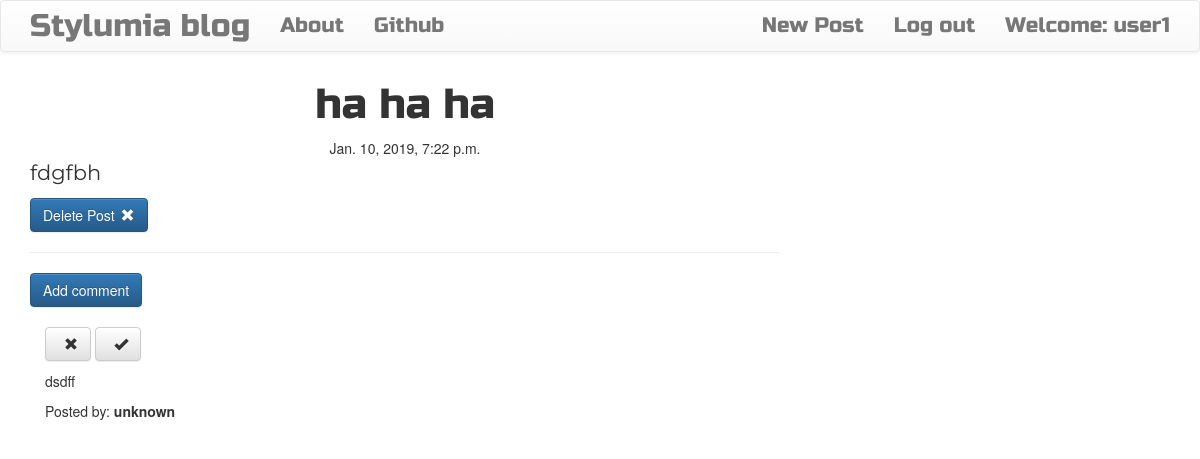
/post/9/ (signed in), run on the app's committed database.
### blog/models.py (models this page shows, shortened)
class Post(models.Model):
    author = models.ForeignKey('auth.User',  on_delete = models.CASCADE)
    title = models.CharField(max_length = 150)
    text = models.TextField()
    create_date = models.DateTimeField(default = timezone.now)
    published_date = models.DateTimeField(blank = True , null = True)

class Comment(models.Model):
    post = models.ForeignKey('blog.post' , related_name = 'comments' ,  on_delete=models.CASCADE,)
    author = models.CharField(max_length = 150)
    text = models.TextField()
    create_date = models.DateTimeField(default = timezone.now())
    approved_comment = models.BooleanField(default = False)

### blog/views.py (the view)
# urls.py: url(r'^post/(?P<pk>\d+)/$' , views.PostDetailView.as_view() , name = 'post_detail'),
class PostDetailView(DetailView):
    fields = '__all__'
    model = Post

### blog/templates/blog/post_detail.html (shortened to what this page needs)
{% extends 'blog/base.html' %}
{% load staticfiles %}
{% block content %}
        <h1 class='posttitle loader'>{{ post.title }}</h1>
        {% if post.published_date %}
            <div class="date postdate">
                {{ post.published_date }}
            </div>
        {% else %}
            <a class="btn btn-default" href="{% url 'post_publish' pk=post.pk %}">Publish</a>
        {% endif %}
      <p class='postcontent' >{{ post.text|safe|linebreaksbr }}</p>
      {% if user.is_authenticated %}
          <a class="btn btn-primary" href="{% url 'post_remove' pk=post.pk %}">Delete Post<span class="glyphicon glyphicon-remove"></span></a>
      {% endif %}
  <hr>
  <a class="btn btn-primary btn-comment" href="{% url 'add_comment_to_post' pk=post.pk %}">Add comment</a>
  <div class="container">
  {% for comment in post.comments.all %}
  <br>
      {% if user.is_authenticated or comment.approved_comment %}
              {% if not comment.approved_comment %}
                  <a class="btn btn-default" href="{% url 'comment_remove' pk=comment.pk %}"><span class="glyphicon glyphicon-remove"></span></a>
                  <a class="btn btn-default" href="{% url 'comment_approve' pk=comment.pk %}"><span class="glyphicon glyphicon-ok"></span></a>
              {% endif %}
          <p>{{ comment.text|safe|linebreaks }}</p>
          <p>Posted by: <strong>{{ comment.author }}</strong></p>
      {% endif %}
  {% empty %}
      <p>No comments posted.</p>
  {% endfor %}
</div>
{% endblock %}

### blog/templates/blog/base.html (shortened to what this page needs)
<!DOCTYPE html>
{% load staticfiles %}
<html>
    <head>
        <link rel="stylesheet" href="https://maxcdn.bootstrapcdn.com/bootstrap/3.3.7/css/bootstrap.min.css">
        <link rel="stylesheet" href="https://maxcdn.bootstrapcdn.com/bootstrap/3.3.7/css/bootstrap-theme.min.css">
        <link rel="stylesheet" href="//cdn.jsdelivr.net/medium-editor/latest/css/medium-editor.min.css" type="text/css" media="screen" charset="utf-8">
        <link rel="stylesheet" href="{% static 'css/blog.css' %}">
<body class='loader'>
  <nav class="navbar navbar-default techfont custom-navbar">
    <div class="container">
      <ul class="nav navbar-nav">
        <li><a class='navbar-brand bigbrand' href="{% url 'post_list' %}">Stylumia blog</a></li>
        <li><a href="{% url 'about'%}">About</a></li>
        <li><a href="https://github.com/AnkurRyder">Github</a></li>
      </ul>
      <ul class="nav navbar-nav navbar-right">
        {% if user.is_authenticated %}
        <li>
          <a href="{% url 'post_new' %}" >New Post</a>
        </li>
        <li>
          <a href="{% url 'logout' %}" >Log out</a>
        </li>
        <li>
          <a >Welcome: {{ user.username }}</a>
        </li>
          {% else %}
          <li><a class='nav navbar-right' href="{% url 'login' %}" >Login</a></li>
        {% endif %}
      </ul>
  </div>
</nav>
        <div class="content container">
            <div class="row">
                <div class="col-md-8">
                  <div class="blog_posts">
                    {% block content %}
                    {% endblock %}
                  </div>
                </div>
            </div>
        </div>
</body>
</html>

### blog/static/css/blog.css (style rules this page uses)
.techfont { font-family: 'Russo One', sans-serif; font-size: 1.5em; margin-bottom: 10px; }
.bigbrand { font-size: 1.5em; }
.postdate { text-align: center; }
.posttitle { font-family: 'Russo One', sans-serif; font-size: 3em; text-align: center; }
.postcontent { font-family: 'Montserrat'; font-size: 1.5em; }
.glyphicon { margin-left: 6px; }

### data on the page
Post: title "ha ha ha", published_date "Jan. 10, 2019, 7:22 p.m.", text "fdgfbh"
Comment: approved_comment False (drawn), text "dsdff", author "unknown"

### other printed values
{{ user.username }} "user1"
